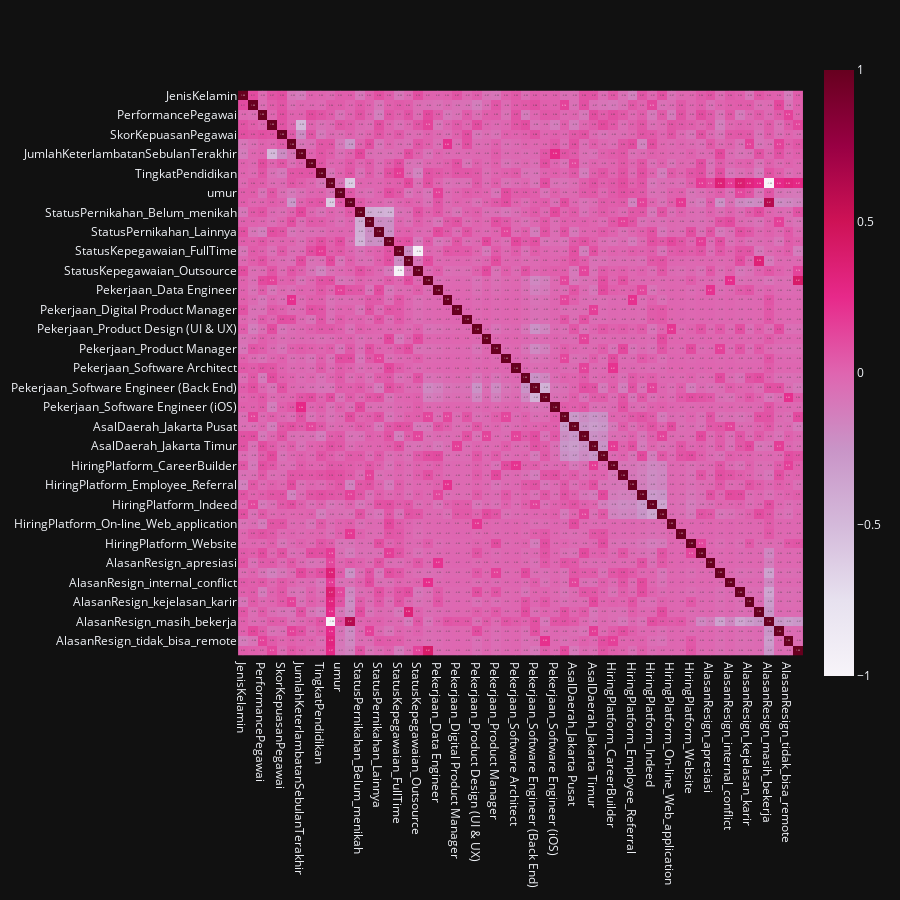

The code cell stored with this chart in its notebook:
### Code cell
hm = data_pre.corr()
fig = px.imshow(hm, text_auto=".2f", color_continuous_scale='PuRd',
                template='plotly_dark',width=900,height=900)
fig.show()

### Figure 1 — Plotly figure (JSON) as saved in the notebook; plotly's stock layout.template omitted (floating-point values rounded to 4 significant figures; data arrays with more than 128 entries replaced by an {"elided": "..."} marker saying what was removed)
{"data": [{"coloraxis": "coloraxis", "hovertemplate": "x: %{x}<br>y: %{y}<br>color: %{z}<extra></extra>", "name": "0", "texttemplate": "%{z:.2f}", "type": "heatmap", "x": ["JenisKelamin", "JenjangKarir", "PerformancePegawai", "SkorSurveyEngagement", "SkorKepuasanPegawai", "JumlahKeikutsertaanProjek", "JumlahKeterlambatanSebulanTerakhir", "JumlahKetidakhadiran", "TingkatPendidikan", "resign", "umur", "LamaBekerja", "StatusPernikahan_Belum_menikah", "StatusPernikahan_Bercerai", "StatusPernikahan_Lainnya", "StatusPernikahan_Menikah", "StatusKepegawaian_FullTime", "StatusKepegawaian_Internship", "StatusKepegawaian_Outsource", "Pekerjaan_Data Analyst", "Pekerjaan_Data Engineer", "Pekerjaan_DevOps Engineer", "Pekerjaan_Digital Product Manager", "Pekerjaan_Machine Learning Engineer", "Pekerjaan_Product Design (UI & UX)", "Pekerjaan_Product Design (UX Researcher)", "Pekerjaan_Product Manager", "Pekerjaan_Scrum Master", "Pekerjaan_Software Architect", "Pekerjaan_Software Engineer (Android)", "Pekerjaan_Software Engineer (Back End)", "Pekerjaan_Software Engineer (Front End)", "Pekerjaan_Software Engineer (iOS)", "AsalDaerah_Jakarta Barat", "AsalDaerah_Jakarta Pusat", "AsalDaerah_Jakarta Selatan", "AsalDaerah_Jakarta Timur", "AsalDaerah_Jakarta Utara", "HiringPlatform_CareerBuilder", "HiringPlatform_Diversity_Job_Fair", "HiringPlatform_Employee_Referral", "HiringPlatform_Google_Search", "HiringPlatform_Indeed", "HiringPlatform_LinkedIn", "HiringPlatform_On-line_Web_application", "HiringPlatform_Other", "HiringPlatform_Website", "AlasanResign_Lainnya", "AlasanResign_apresiasi", "AlasanResign_ganti_karir", "AlasanResign_internal_conflict", "AlasanResign_jam_kerja", "AlasanResign_kejelasan_karir", "AlasanResign_leadership", "AlasanResign_masih_bekerja", "AlasanResign_tidak_bahagia", "AlasanResign_tidak_bisa_remote", "AlasanResign_toxic_culture"], "xaxis": "x", "y": ["JenisKelamin", "JenjangKarir", "PerformancePegawai", "SkorSurveyEngagement", "SkorKepuasanPegawai", "JumlahKeikutsertaanProjek", "JumlahKeterlambatanSebulanTerakhir", "JumlahKetidakhadiran", "TingkatPendidikan", "resign", "umur", "LamaBekerja", "StatusPernikahan_Belum_menikah", "StatusPernikahan_Bercerai", "StatusPernikahan_Lainnya", "StatusPernikahan_Menikah", "StatusKepegawaian_FullTime", "StatusKepegawaian_Internship", "StatusKepegawaian_Outsource", "Pekerjaan_Data Analyst", "Pekerjaan_Data Engineer", "Pekerjaan_DevOps Engineer", "Pekerjaan_Digital Product Manager", "Pekerjaan_Machine Learning Engineer", "Pekerjaan_Product Design (UI & UX)", "Pekerjaan_Product Design (UX Researcher)", "Pekerjaan_Product Manager", "Pekerjaan_Scrum Master", "Pekerjaan_Software Architect", "Pekerjaan_Software Engineer (Android)", "Pekerjaan_Software Engineer (Back End)", "Pekerjaan_Software Engineer (Front End)", "Pekerjaan_Software Engineer (iOS)", "AsalDaerah_Jakarta Barat", "AsalDaerah_Jakarta Pusat", "AsalDaerah_Jakarta Selatan", "AsalDaerah_Jakarta Timur", "AsalDaerah_Jakarta Utara", "HiringPlatform_CareerBuilder", "HiringPlatform_Diversity_Job_Fair", "HiringPlatform_Employee_Referral", "HiringPlatform_Google_Search", "HiringPlatform_Indeed", "HiringPlatform_LinkedIn", "HiringPlatform_On-line_Web_application", "HiringPlatform_Other", "HiringPlatform_Website", "AlasanResign_Lainnya", "AlasanResign_apresiasi", "AlasanResign_ganti_karir", "AlasanResign_internal_conflict", "AlasanResign_jam_kerja", "AlasanResign_kejelasan_karir", "AlasanResign_leadership", "AlasanResign_masih_bekerja", "AlasanResign_tidak_bahagia", "AlasanResign_tidak_bisa_remote", "AlasanResign_toxic_culture"], "yaxis": "y", "z": {"elided": "58x58 float values"}}], "layout": {"coloraxis": {"colorscale": [[0, "rgb(247,244,249)"], [0.125, "rgb(231,225,239)"], [0.25, "rgb(212,185,218)"], [0.375, "rgb(201,148,199)"], [0.5, "rgb(223,101,176)"], [0.625, "rgb(231,41,138)"], [0.75, "rgb(206,18,86)"], [0.875, "rgb(152,0,67)"], [1, "rgb(103,0,31)"]]}, "height": 900, "margin": {"t": 60}, "width": 900, "xaxis": {"anchor": "y", "constrain": "domain", "domain": [0, 1], "scaleanchor": "y"}, "yaxis": {"anchor": "x", "autorange": "reversed", "constrain": "domain", "domain": [0, 1]}}}
